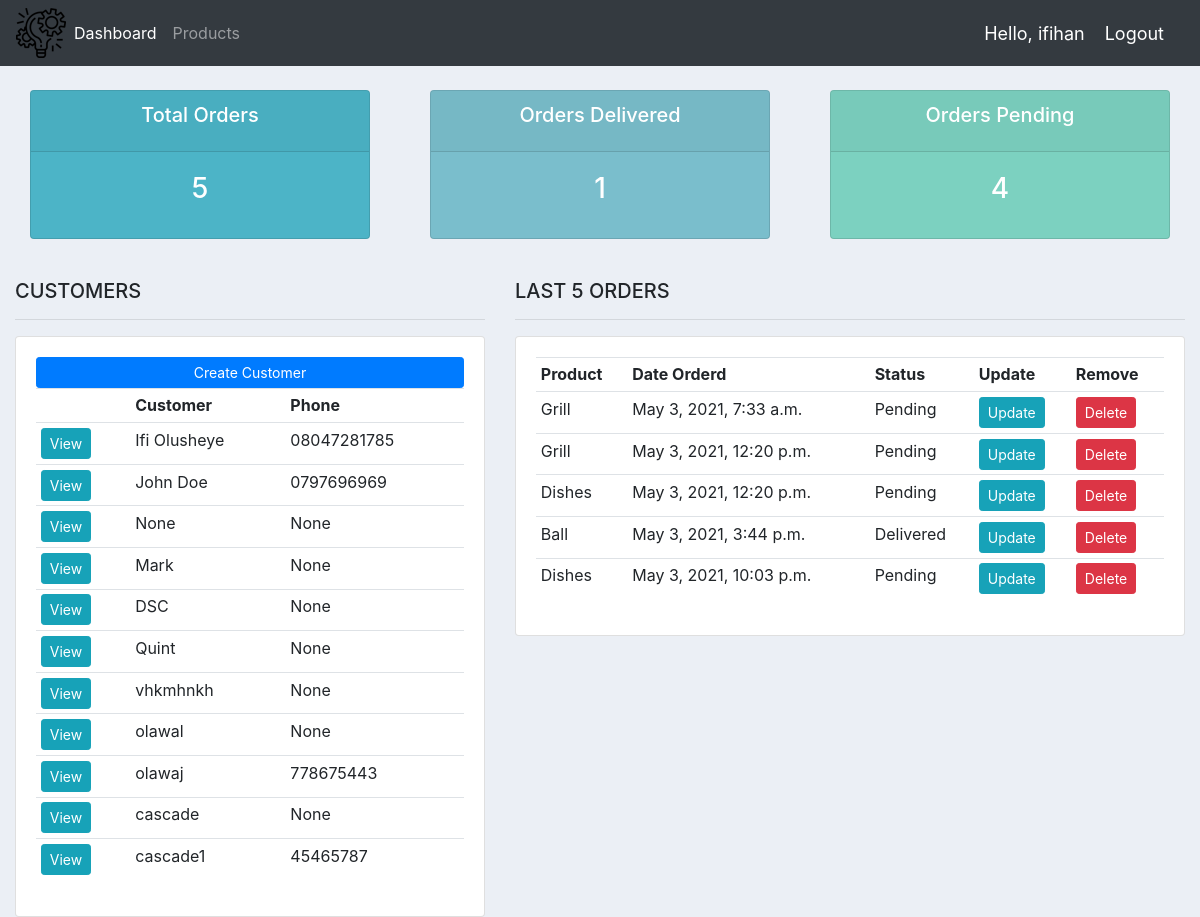
The app's page / (signed in), older data.
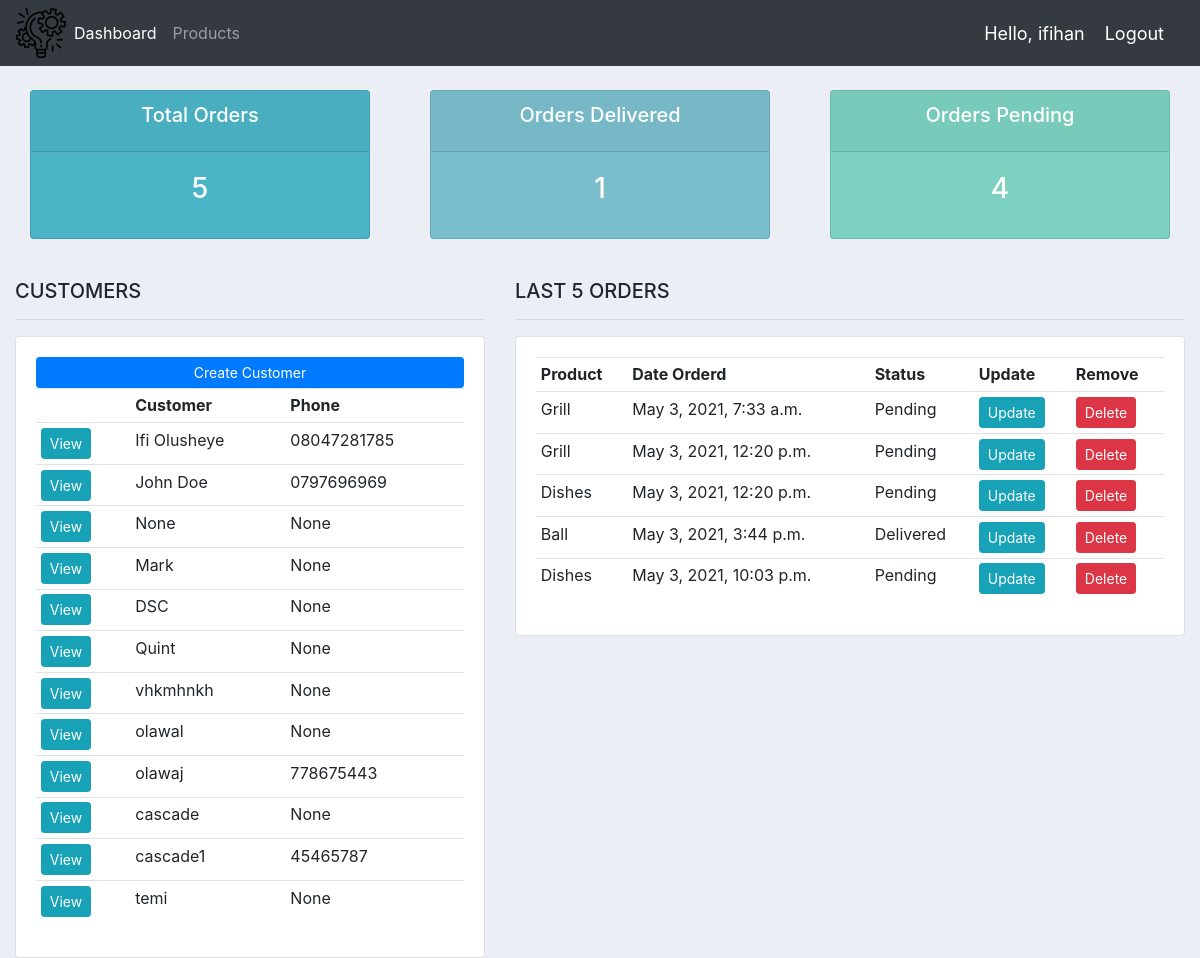
The same page, newer data.
### accounts/models.py (models this page shows, shortened)
class Customer(models.Model):
    user = models.OneToOneField(
        User, null=True, blank=True, on_delete=models.CASCADE)
    name = models.CharField(max_length=200, null=True)
    phone = models.CharField(max_length=15, null=True)
    email = models.CharField(max_length=200, null=True)
    profile_pic = models.ImageField(default='profile.png', null=True, blank=True)
    date_created = models.DateTimeField(auto_now_add=True, null=True)

class Order(models.Model):
    STATUS = (
        ('Pending', 'Pending'),
        ('Out for delivery', 'Out for delivery'),
        ('Delivered', 'Delivered')
    )
    customer = models.ForeignKey(
        Customer, null=True, on_delete=models.SET_NULL)
    product = models.ForeignKey(Product, null=True, on_delete=models.SET_NULL)
    date_created = models.DateTimeField(auto_now_add=True, null=True)
    status = models.CharField(max_length=200, null=True, choices=STATUS)
    note = models.CharField(max_length=1000, null=True)

class Product(models.Model):
    CATEGORY = (
        ('Indoor', 'Indoor'),
        ('Out Door', 'Out Door')
    )
    name = models.CharField(max_length=200, null=True)
    price = models.FloatField(null=True)
    category = models.CharField(max_length=200, null=True, choices=CATEGORY)
    description = models.CharField(max_length=200, null=True, blank=True)
    date_created = models.DateTimeField(auto_now_add=True, null=True)
    tags = models.ManyToManyField(Tag)
    def __str__(self):
        return self.name

### accounts/decorators.py (the view)
    def wrapper_function(request, *args, **kwargs):
        group = None
        if request.user.groups.exists():
            group = request.user.groups.all()[0].name
        if group == 'customer':
            return redirect('user-page')
        elif group == 'admin':
            return view_func(request, *args, **kwargs)
        else:
            return redirect('login')

### accounts/views.py (called while the page is built)
@login_required(login_url='login')
@admin_only
def home(request):
    orders = Order.objects.all()
    customers = Customer.objects.all()
    total_customers = customers.count()
    total_orders = orders.count()
    delivered = orders.filter(status='Delivered').count()
    pending = orders.filter(status='Pending').count()
    context = {'orders': orders, 'customers': customers,
               'total_orders': total_orders, 'delivered': delivered, 'pending': pending}
    return render(request, 'accounts/dashboard.html', context)

### accounts/templates/accounts/dashboard.html
{%  extends 'accounts/main.html' %}
{% block content %}
{%  include 'accounts/status.html' %}
{% load static %}
<br>
<div class="row">
	<div class="col-md-5">
		<h5>CUSTOMERS</h5>
		<hr>
		<div class="card card-body">
			<a class="btn btn-primary  btn-sm btn-block" href="">Create Customer</a>
			<table class="table table-sm">
				<tr>
					<th></th>
					<th>Customer</th>
					<th>Phone</th>
				</tr>
				{% for customer in customers %}
				<tr>
					<td><a href="{% url 'customer' customer.id %}" class="btn btn-sm btn-info">View</a></td>
					<td>{{ customer.name }}</td>
					<td>{{ customer.phone }}</td>
				</tr>
				{% endfor %}
			</table>
		</div>
	</div>
	<div class="col-md-7">
		<h5>LAST 5 ORDERS</h5>
		<hr>
		<div class="card card-body">
			<table class="table table-sm">
				<tr>
					<th>Product</th>
					<th>Date Orderd</th>
					<th>Status</th>
					<th>Update</th>
					<th>Remove</th>
				</tr>
				{% for order in orders %}
				<tr>
					<td>{{ order.product }}</td>
					<td>{{ order.date_created }}</td>
					<td>{{ order.status }}</td>
					<td><a href="{% url 'update_order' order.id %}" class="btn btn-sm btn-info">Update</a></td>
					<td><a href="{% url 'delete_order' order.id %}" class="btn btn-sm btn-danger">Delete</a></td>
				</tr>
				{% endfor %}
			</table>
		</div>
	</div>
</div>
{% endblock %}

Row changes from the older to the newer data that the page shows:
added Customer: name "temi", phone "None"
